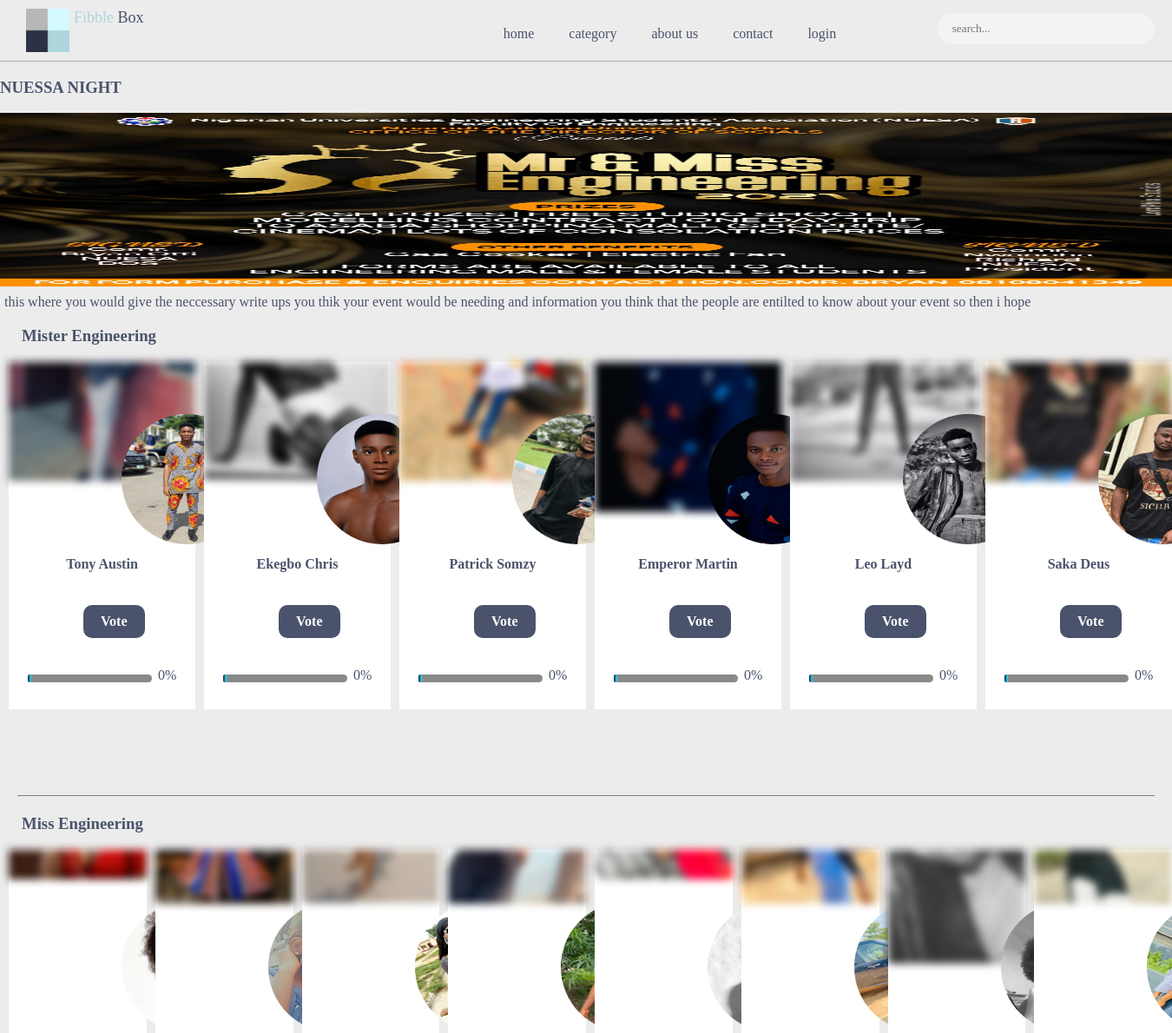
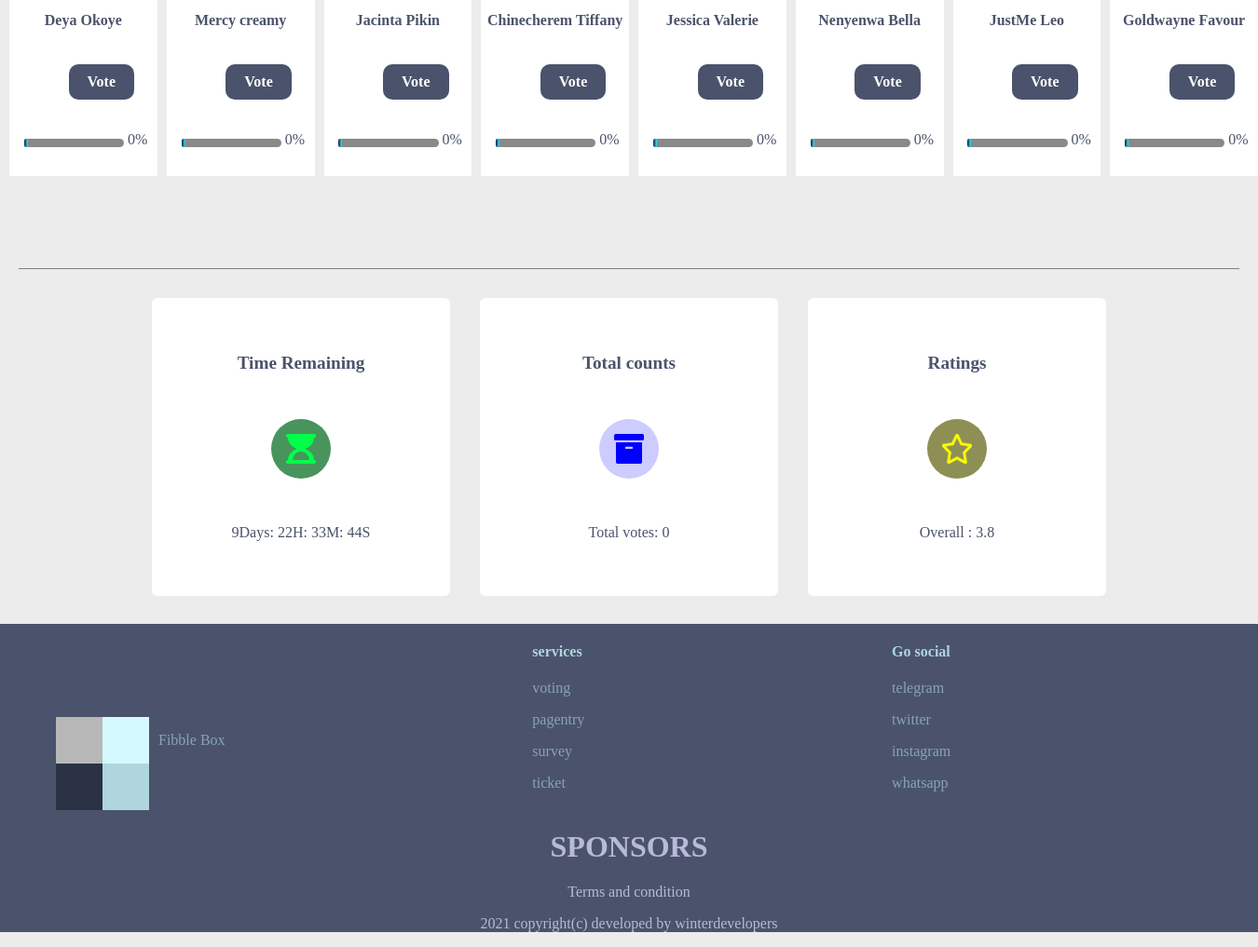
Page /nuessa_night/ on the committed database (2 pictures, top to bottom).
### fibblebox_app/models.py (models this page shows, shortened)
class Event(models.Model):
    name = models.CharField(max_length=250)
    slug = models.SlugField(max_length=250, unique=True)
    event_image = models.ImageField(upload_to = 'media/events')
    event_banner = models.ImageField(upload_to = 'media/events')
    event_info = models.CharField(max_length=3000, null=True, blank=True)
    category = models.CharField(choices=CATEGORIES, max_length=2)
    intro_text = models.CharField(max_length=250)
    discription = models.CharField(max_length=450)
    date = models.DateField()
    count_down = models.DateTimeField()
    @property
    def total_votes(self):
        candidate_vote = self.event_candidate.all()
        event_votes = sum([vote.votes for vote in candidate_vote])
        return event_votes
    @property
    def eventBanner(self):
        try:
            url = self.event_banner.url
        except:
            url = ''
        return url

class Office(models.Model):
    event = models.ForeignKey(Event, on_delete=models.CASCADE, related_name='event_office')
    office_name = models.CharField(max_length=200)
    @property
    def office_total_votes(self):
        votes = self.candidate_office.all()
        office_votes = sum([x.votes for x in votes])
        return office_votes
    def __str__(self):
        return self.office_name

class Candidate(models.Model):
    event = models.ForeignKey(Event, on_delete=models.CASCADE, related_name='event_candidate')
    office = models.ForeignKey(Office, on_delete=models.CASCADE, related_name='candidate_office', null=True)
    name = models.CharField(max_length=100)
    quote = models.CharField(max_length=250)
    background_image = models.ImageField()
    personal_image = models.ImageField()
    votes = models.IntegerField()
    @property
    def background_image_URL(self):
        try:
            image =   self.background_image.url
        except:
            image = ''
        return image
    @property
    def personal_image_URL(self):
        try:
            image = self.personal_image.url
        except:
            image = ''
        return image
        total_votes = sum([vote  for vote in range(0,self.votes - 1)])
        return total_votes
    @property
    def office_name(self):
        return str(self.office)

### fibblebox_app/views.py (the view)
# urls.py: path('<slug:slug>/', event, name='event'),
def event(request, slug):
    template_name = 'event.html'
    event = get_object_or_404(Event, slug=slug)
    candidate = event.event_candidate.all()
    office  = event.event_office.all()
    percentage_votes = event.total_votes
    print(office)
    context = { 'event':event, 'candidate':candidate, 'office':office, 'percentage_votes':percentage_votes}
    return render(request, template_name, context)

### templates/event.html (shortened to what this page needs)
{% extends 'base.html' %}
{% load static %}
{% block content %}
<h3>{{event.name}}</h3>
<div class="event">
    <img src="{{event.eventBanner}}" alt="" style="object-fit: fill; background-position: center;">
    <div style="margin: 5px;">
        this where you would give the neccessary write ups you thik your
        event would be needing and information you think that the people
        are entilted to know about your event so then i hope
    </div>
    {% for candy in office %}
    <h3 class="event-office-name">{{candy.office_name}} </h3>
    <div class="event-office">
    {% for cap in candidate %}
    {% if cap.office_name == candy.office_name %}
    <div>
        <div class="img-box" style="background: url('{{cap.background_image_URL}}'); filter: blur(5px); -webkit-filter: blur(5px);" alt="back-img">
        </div>
        <div class="person-image">
            <img src="{{cap.personal_image_URL}}" alt="" style="height: 150px; width: 150px; border-radius: 50%;">
        </div>
        <h4 class="person-name">{{cap.name}}</h4>
        <a href="{% url 'fibblebox_app:candidate' cap.id %}"><div style="position: absolute; top:70%; left:40%; padding:10px 20px ; background-color:#4A536B; border-radius: 10px; color: white; font-weight: 700;">Vote</div></a>
        <div style="position: absolute; top:90%; left: 10%; background-color: rgb(136, 138, 138); height: 5px; width:65%; padding: 2px; border-radius: 5px;" ></div>
        <div style="position: absolute; top:90%; left: 10%;background-image:linear-gradient(to right, rgb(27, 18, 75),rgb(30, 247, 247)); height:5px; width:{% widthratio  cap.votes candy.office_total_votes 65 %}% ; padding:2px; border-radius:5px;" ></div>
        <div style="position: absolute; top:88%; left: 80%;"> {% widthratio  cap.votes candy.office_total_votes 100 %}% </div>
    </div>
    {% endif %}
    {% endfor %}
        </div>
        <div style="background-color: grey; position: relative; top: -1px; height: 1px; margin: 20px 20px; "></div>
    {% endfor %}
<div class="summary">
    <div class="summary-content" >
        <h4>Time Remaining</h4>
        <div class="analytics-img-box">
            <img src="{% static 'images/time.png' %}" alt="" >
        </div>
        <div class="analytics-main" id="count-down">6days : 13hrs : 2mins</div>
    </div>
    <div class="summary-content">
        <h4>Total counts</h4>
        <div class="analytics-img-box">
            <img src="{% static 'images/ballot-box.png' %}" alt="" >
        </div>
        <div class="analytics-main">Total votes: {{event.total_votes}} </div>
    </div>
    <div class="summary-content">
        <h4>Ratings</h4>
        <div class="analytics-img-box">
            <img src="{% static 'images/star.png' %}" alt="">
        </div>
        <div class="analytics-main">Overall : 3.8</div>
    </div>
</div>
{% endblock %}

### static/css/fibblebox.css (style rules this page uses)
:root { --font-color: #4A536B; --background-color: rgb(236, 236, 236); --background-color-dark: #4A536B; --background-color-form-input: #D4F9FF; }
body { margin: 0px; padding: 0px; color : var(--font-color); font-family: 'Poppins'; background-color: var(--background-color); }
.event > img { width: 100%; height: 200px; }
.event-office { display: grid; grid-template-columns: auto auto auto; margin-bottom: 100px; display: flex; justify-content: space-evenly; }
.event-office-name { padding-left: 25px; }
.event-office > div { margin-left: 10px; background-color: rgb(255, 255, 255); height: 400px; position: relative; width: 400px; }
.person-name { text-align: center; margin-top: 40px; }
.person-image { position: absolute; top:15%; left:130px }
.summary { margin: 20px; align-items: center; display: flex; justify-content: center; }
.summary-content { margin: 10px 16px; background-color: rgb(255, 255, 255); width: 300px; height: 300px; padding: 10px; border-radius: 6px; display: flex; flex-direction: column; align-items: center; justify-content: space-evenly; }
.summary-content:nth-child(2)>.analytics-img-box { background-color: #ccccff; }
.summary-content:nth-child(3)>.analytics-img-box { background-color: #8e8f55; }
.summary-content > h4 { text-align: center; font-size: 1.2rem; margin: 0; }
.img-box { height: 11.5em; background-size: cover !important; background-repeat: no-repeat !important; background-position-y: -150px !important; }
.analytics-img-box { width: 4em; height: 4em; overflow: hidden; display: flex; justify-content: center; align-items: center; background: #49935d; border-radius: 100px; }
.analytics-img-box img { width: 50%; height: 50%; }

### static/css/fibblebox_mobile.css (style rules this page uses)
:root { --font-color: #4A536B; --background-color: rgb(236, 236, 236); --background-color-dark: #4A536B; --background-color-form-input: #D4F9FF; }

### rows in the picture
Event: name "NUESSA NIGHT", eventBanner (picture), total_votes "0"
Office: office_name "Mister Engineering"
Candidate: background_image_URL (picture), personal_image_URL (picture), name "Tony Austin", votes+office "0"
Candidate: background_image_URL (picture), personal_image_URL (picture), name "Ekegbo Chris", votes+office "0"
Candidate: background_image_URL (picture), personal_image_URL (picture), name "Patrick Somzy", votes+office "0"
Candidate: background_image_URL (picture), personal_image_URL (picture), name "Emperor Martin", votes+office "0"
Candidate: background_image_URL (picture), personal_image_URL (picture), name "Leo Layd", votes+office "0"
Candidate: background_image_URL (picture), personal_image_URL (picture), name "Saka Deus", votes+office "0"
Office: office_name "Miss Engineering"
Candidate: background_image_URL (picture), name "Deya Okoye", votes+office "0"
Candidate: background_image_URL (picture), name "Mercy creamy", votes+office "0"
Candidate: background_image_URL (picture), name "Jacinta Pikin", votes+office "0"
Candidate: background_image_URL (picture), name "Chinecherem Tiffany", votes+office "0"
Candidate: background_image_URL (picture), name "Jessica Valerie", votes+office "0"
Candidate: background_image_URL (picture), name "Nenyenwa Bella", votes+office "0"
Candidate: background_image_URL (picture), name "JustMe Leo", votes+office "0"
Candidate: background_image_URL (picture), personal_image_URL (picture), name "Goldwayne Favour", votes+office "0"
